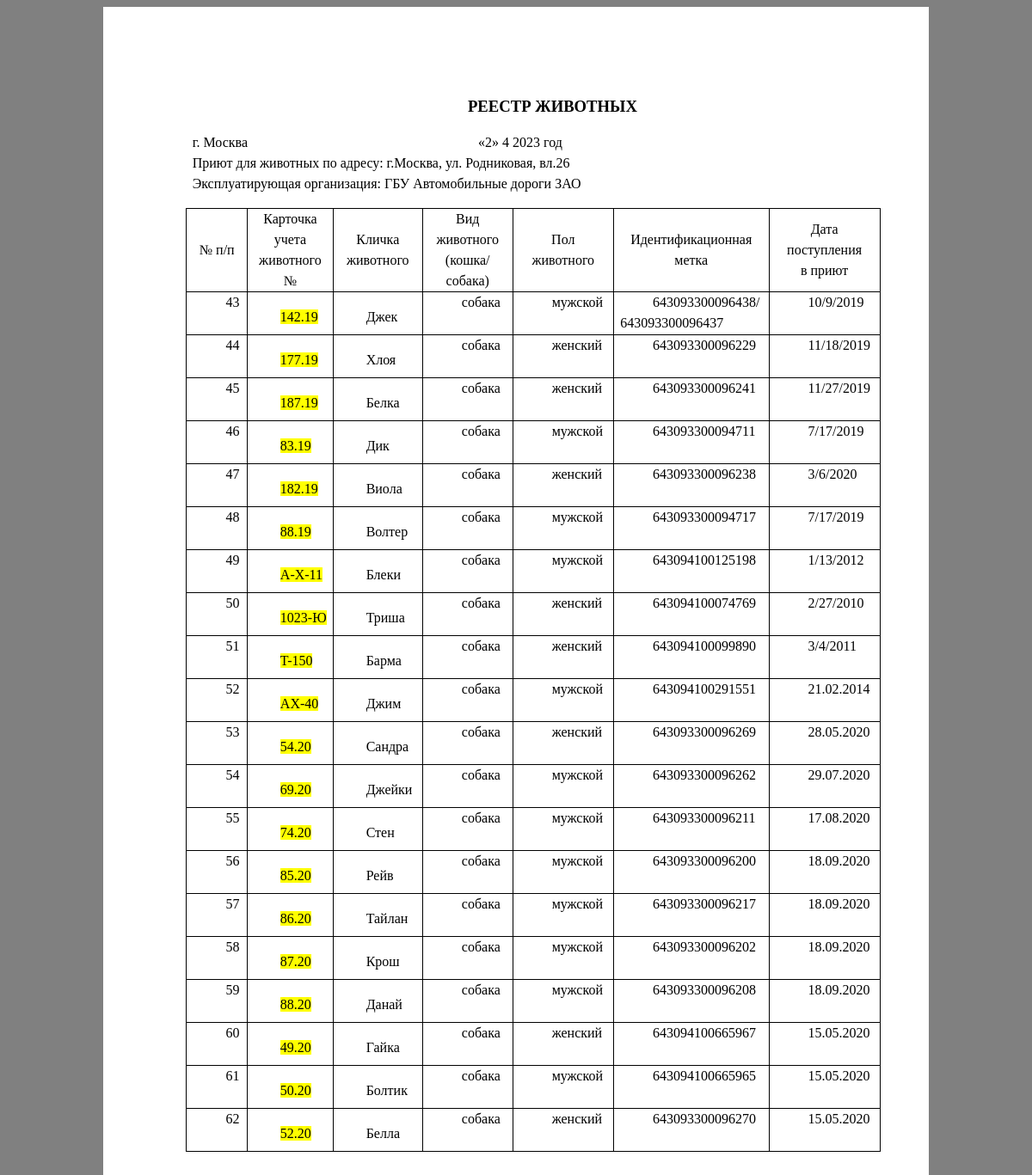
Screenshot of /pril4_for_rodn.php with the database file from the repository.
### pril4_for_rodn.php (the view, shortened to what this page needs)
<html>
<?php
require_once('ConnectDB.php');
$sql = "SELECT * FROM `TABLE 1` WHERE `адрес приюта` LIKE '%Родниковая%' ";
$result = mysqli_query($connect, $sql);
?>
<head>
</head>
<body style="background-color:gray;">
	<div class="c24" style="width:800; height:1331; background-color:white;   margin: auto;">
		<p class="c22"><span class="c23">РЕЕСТР ЖИВОТНЫХ</span></p>
		<p class="c16" id="h.gjdgxs"><span class="c9"></span></p>
		<p class="c10"><span class="c3">г. Москва
		<?php
		$today = getdate();
		echo "«",$today['mday'],"»        ",$today['mon'],"       ",$today['year'],"  год";?></span></p>
		<p class="c10"><span class="c3"><?php
		echo	"Приют для животных по адресу: г.Москва, ул. Родниковая, вл.26" ?></span></p>
		<p class="c10"><span class="c3"><?php
		echo "Эксплуатирующая организация: ГБУ Автомобильные дороги ЗАО" ?></span></p>
		<p class="c0"><span class="c3"></span></p><a id="t.43100d12c1eff6a5d3b3e8719d279bee0baf432d"></a><a id="t.0"></a>
		<table class="c5">
			<tbody>
				<tr class="c21">
					<td class="c15" colspan="1" rowspan="1">
						<p class="c14"><span class="c3">№ п/п</span></p>
					</td>
					<td class="c18" colspan="1" rowspan="1">
						<p class="c14"><span>Карточка учета животного №</span></p>
					</td>
					<td class="c20" colspan="1" rowspan="1">
						<p class="c14"><span class="c3">Кличка животного</span></p>
					</td>
					<td class="c17" colspan="1" rowspan="1">
						<p class="c14"><span class="c3">Вид животного (кошка/собака)</span></p>
					</td>
					<td class="c20" colspan="1" rowspan="1">
						<p class="c14"><span class="c3">Пол животного</span></p>
					</td>
					<td class="c19" colspan="1" rowspan="1">
						<p class="c14"><span class="c3">Идентификационная метка</span></p>
					</td>
					<td class="c20" colspan="1" rowspan="1">
						<p class="c14"><span class="c3">Дата поступления</span></p>
						<p class="c14"><span class="c3">в приют</span></p>
					</td>
				</tr>
				<?php while($row = mysqli_fetch_assoc($result)) {?>
				<tr class="c12">
					<td class="c13" colspan="1" rowspan="1">
						<p class="c0"><span class="c3"><?php echo $row['п/п']; ?></span></p>
					</td>
					<td class="c1" colspan="1" rowspan="1">
						<p class="c0"><span class="c3 c11"><?php echo $row['карточка учета животного №']; ?></span><p>
					</td>
					<td class="c1" colspan="1" rowspan="1">
						<p class="c0"><span class="c3"><?php echo $row['кличка']; ?></span></p>
					</td>
					<td class="c4" colspan="1" rowspan="1">
						<p class="c0"><span class="c3"></span><?php echo $row['вид']; ?></p>
					</td>
					<td class="c8" colspan="1" rowspan="1">
						<p class="c0"><span class="c3"></span><?php echo $row['пол']; ?></p>
					</td>
					<td class="c8" height = 50pt colspan="1" rowspan="1">
						<p class="c0"><span class="c3"></span><?php echo $row['идентификационная метка']; ?></p>
					</td>
					<td class="c8" colspan="1" rowspan="1">
						<p class="c0"><span class="c3"></span><?php echo $row['дата поступления в приют']; ?></p>
					</td>
				<?php } ?>
			</tbody>
		</table>
		<p class="c25"><span class="c9"></span></p>
	</div>
</body>
</html>

### rows the page displays
table 1: value "43", value "142.19", кличка "Джек", вид "собака", пол "мужской", идентификационная метка "643093300096438/ 643093300096437", дата поступления в приют "10/9/2019"
table 1: value "44", value "177.19", кличка "Хлоя", вид "собака", пол "женский", идентификационная метка "643093300096229", дата поступления в приют "11/18/2019"
table 1: value "45", value "187.19", кличка "Белка", вид "собака", пол "женский", идентификационная метка "643093300096241", дата поступления в приют "11/27/2019"
table 1: value "46", value "83.19", кличка "Дик", вид "собака", пол "мужской", идентификационная метка "643093300094711", дата поступления в приют "7/17/2019"
table 1: value "47", value "182.19", кличка "Виола", вид "собака", пол "женский", идентификационная метка "643093300096238", дата поступления в приют "3/6/2020"
table 1: value "48", value "88.19", кличка "Волтер", вид "собака", пол "мужской", идентификационная метка "643093300094717", дата поступления в приют "7/17/2019"
table 1: value "49", value "A-X-11", кличка "Блеки", вид "собака", пол "мужской", идентификационная метка "643094100125198", дата поступления в приют "1/13/2012"
table 1: value "50", value "1023-Ю", кличка "Триша", вид "собака", пол "женский", идентификационная метка "643094100074769", дата поступления в приют "2/27/2010"
table 1: value "51", value "T-150", кличка "Барма", вид "собака", пол "женский", идентификационная метка "643094100099890", дата поступления в приют "3/4/2011"
table 1: value "52", value "АХ-40", кличка "Джим", вид "собака", пол "мужской", идентификационная метка "643094100291551", дата поступления в приют "21.02.2014"
table 1: value "53", value "54.20", кличка "Сандра", вид "собака", пол "женский", идентификационная метка "643093300096269", дата поступления в приют "28.05.2020"
table 1: value "54", value "69.20", кличка "Джейки", вид "собака", пол "мужской", идентификационная метка "643093300096262", дата поступления в приют "29.07.2020"
table 1: value "55", value "74.20", кличка "Стен", вид "собака", пол "мужской", идентификационная метка "643093300096211", дата поступления в приют "17.08.2020"
table 1: value "56", value "85.20", кличка "Рейв", вид "собака", пол "мужской", идентификационная метка "643093300096200", дата поступления в приют "18.09.2020"
table 1: value "57", value "86.20", кличка "Тайлан", вид "собака", пол "мужской", идентификационная метка "643093300096217", дата поступления в приют "18.09.2020"
table 1: value "58", value "87.20", кличка "Крош", вид "собака", пол "мужской", идентификационная метка "643093300096202", дата поступления в приют "18.09.2020"
table 1: value "59", value "88.20", кличка "Данай", вид "собака", пол "мужской", идентификационная метка "643093300096208", дата поступления в приют "18.09.2020"
table 1: value "60", value "49.20", кличка "Гайка", вид "собака", пол "женский", идентификационная метка "643094100665967", дата поступления в приют "15.05.2020"
table 1: value "61", value "50.20", кличка "Болтик", вид "собака", пол "мужской", идентификационная метка "643094100665965", дата поступления в приют "15.05.2020"
table 1: value "62", value "52.20", кличка "Белла", вид "собака", пол "женский", идентификационная метка "643093300096270", дата поступления в приют "15.05.2020"

### other values shown
$today['mday'] "2"
$today['mon'] "4"
$today['year'] "2023"
